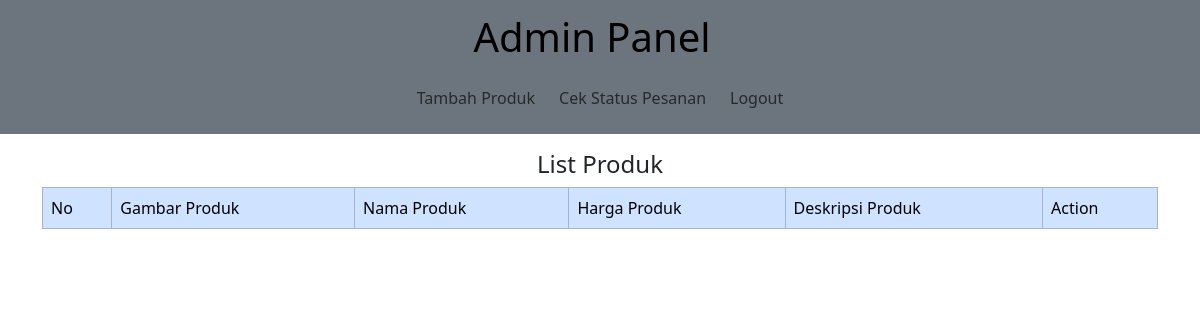
Page /admin/index.php on the earlier database version.
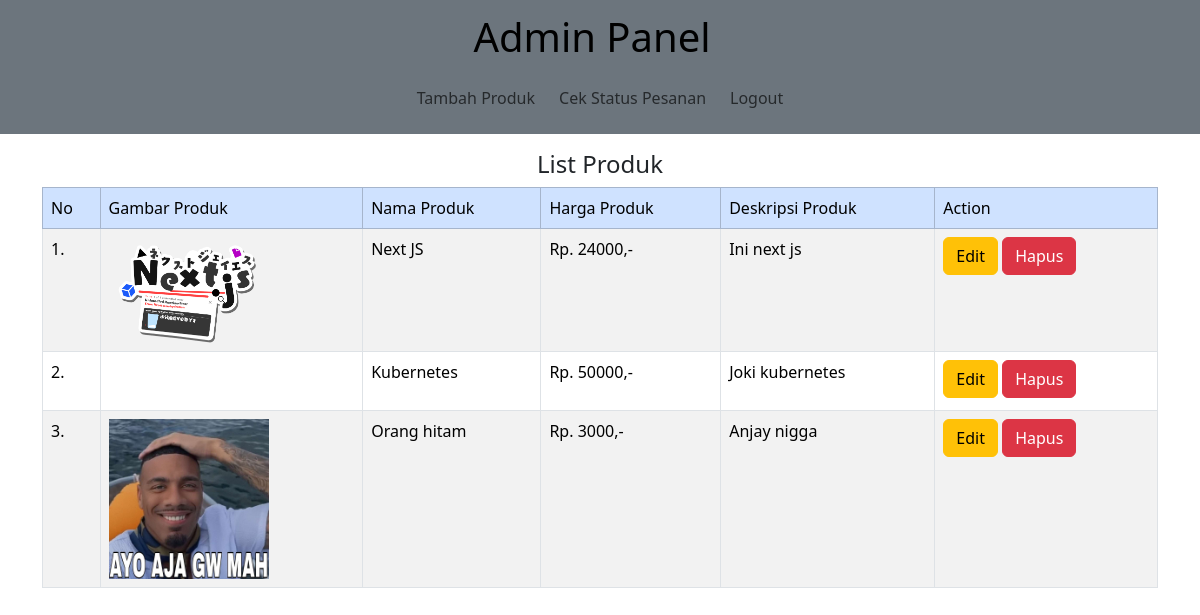
Same page on the later database version.
### tables this page shows
CREATE TABLE `tb_produk` (
  `id_produk` int(11) NOT NULL,
  `nama_produk` varchar(30) NOT NULL,
  `harga_produk` int(10) NOT NULL,
  `deskripsi_produk` varchar(50) NOT NULL,
  `gambar_produk` varchar(100) NOT NULL
);

### admin/index.php (the view, shortened to what this page needs)
<?php
include('../config.php');
$query = mysqli_query($config, "SELECT * FROM tb_produk");
$data = mysqli_fetch_all($query, MYSQLI_ASSOC);
?>
<!DOCTYPE html>
<html lang="en">
<head>
    <link rel="stylesheet" href="../lib/css/main.css">
    <link rel="stylesheet" href="../lib/css/bootstrap.min.css">
</head>
<body>
    <nav class="navbar navbar-expand-md d-flex flex-row bg-secondary">
        <div class="container-fluid d-flex flex-column">
            <div class="d-flex flex-row justify-content-between">
                <a class="navbar-brand" href="./">
                    <h1>Admin Panel</h1>
                </a>
            </div>
            <div class="collapse navbar-collapse" id="navbarSupportedContent">
                <div class="d-flex flex-column">
                    <div class="justify-content-center  align-self-center mb-1">
                        <ul class="navbar-nav me-auto mb-2 mb-lg-0">
                            <li class="nav-item p-1">
                                <a class="nav-link" aria-current="page" href="?page=tambah">Tambah Produk</a>
                            </li>
                            <li class="nav-item p-1">
                                <a class="nav-link" href="?page=check">Cek Status Pesanan</a>
                            </li>
                            <li class="nav-item p-1">
                                <a class="nav-link" href="../">Logout</a>
                            </li>
                        </ul>
                    </div>
                </div>
            </div>
        </div>
    </nav>
    <div class="container d-flex flex-column justify-content-center">
        <h4 class="text-center mt-3">List Produk</h4>
        <table class="table table-striped table-bordered">
            <thead class="table-primary">
                <td>No</td>
                <td>Gambar Produk</td>
                <td>Nama Produk</td>
                <td>Harga Produk</td>
                <td>Deskripsi Produk</td>
                <td>Action</td>
            </thead>
            <?php
            $no = 1;
            ?>
            <?php foreach ($data as $data) : ?>
                <tr>
                <td>
                    <?php
                    echo $no++ .".";
                    ?>
                </td>
                    <td>
                        <div class="product-img">
                            <img src="../assets/uploads/<?php echo $data['gambar_produk'] ?>" alt="">
                        </div>
                    </td>
                    <td><?php echo $data['nama_produk']?></td>
                    <td>Rp. <?php echo $data['harga_produk']?>,-</td>
                    <td><?php echo $data['deskripsi_produk']?></td>
                    <td>
                        <a href="./?page=update&id=<?php echo $data['id_produk'] ?>" class="btn btn-warning mb-1">Edit</a>
                        <a href="./delete.php?id=<?php echo $data['id_produk'] ?>" class="btn btn-danger mb-1" onclick="return confirm('Anda yakin menghapus produk ini?');">Hapus</a>
                    </td>
                </tr>
            <?php endforeach; ?>
        </table>
    </div>
</body>
</html>

Differences in the rows shown:
added tb_produk: gambar_produk (picture), nama_produk "Next JS", harga_produk "24000", deskripsi_produk "Ini next js"
added tb_produk: nama_produk "Kubernetes", harga_produk "50000", deskripsi_produk "Joki kubernetes"
added tb_produk: gambar_produk (picture), nama_produk "Orang hitam", harga_produk "3000", deskripsi_produk "Anjay nigga"
